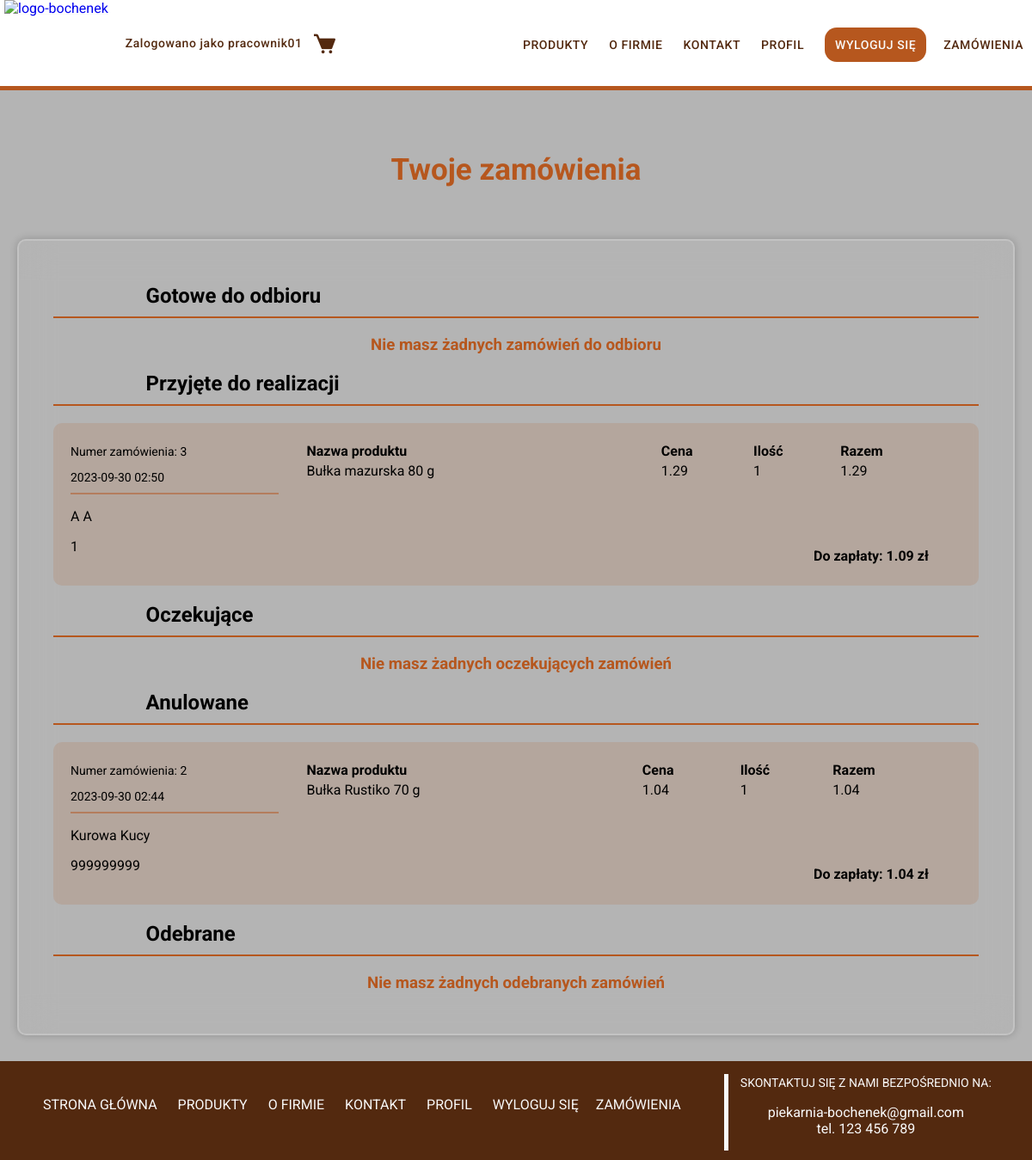
Page /profil.php (signed in) on the committed database.
### tables this page shows
CREATE TABLE `zamowienia` (
  `zamowienie_id` int(11) NOT NULL,
  `klient` int(11) NOT NULL,
  `data` datetime NOT NULL,
  `suma` decimal(10,2) NOT NULL,
  `status` int(1) NOT NULL,
  `odbior_id` int(11) NOT NULL
);

CREATE TABLE `dane_odbioru` (
  `dane_id` int(11) NOT NULL,
  `imie` varchar(50) NOT NULL,
  `nazwisko` varchar(50) NOT NULL,
  `nr_tel` varchar(9) NOT NULL
);

CREATE TABLE `do_zamowienia` (
  `zamowienie_id` int(11) NOT NULL,
  `produkt_id` int(11) NOT NULL,
  `ilosc` int(2) NOT NULL
);

CREATE TABLE `produkty` (
  `produkt_id` int(11) NOT NULL,
  `nazwa_produktu` varchar(50) NOT NULL,
  `opis_produktu` varchar(1000) NOT NULL,
  `skladniki` varchar(500) NOT NULL,
  `dodatkowe_info` varchar(200) NOT NULL,
  `cena` decimal(10,2) NOT NULL,
  `file_name` varchar(100) NOT NULL,
  `kategoria` int(11) NOT NULL,
  `widocznosc` int(1) NOT NULL DEFAULT 1
);

### profil.php (the view, shortened to what the rows shown need)
<!doctype html>
<html lang="pl">
<head>
    <link href='https://unpkg.com/boxicons@2.1.4/css/boxicons.min.css' rel='stylesheet'>
</head>
<body>
    <div class="box">
        <div class="wrapper">
            <h1>Twoje zamówienia</h1>
            <div class="profil">
                <div class="section">
                    <h2>Gotowe do odbioru</h2>
                </div>
                <div class="section">
                    <h2>Przyjęte do realizacji</h2>
                    <?php
                        require_once 'db_connect.php';
                        $connect = mysqli_connect($db_host, $db_username, $db_password, $db_name);
                        if($connect->connect_errno!=0)
                        {
                            echo "Błąd: ".$connect->connect_errno."<br>".$connect->connect_error;
                        }
                        else
                        {
                            $username = $_SESSION['username'];
                            $query = "select user_id from users where username = '$username'";
                            if($result = @$connect->query($query))
                            {
                                $status_zamowienia = 2;
                                $row = mysqli_fetch_array($result, MYSQLI_ASSOC);
                                $userid = $row['user_id'];
                                $query = "SELECT zamowienie_id, klient, data, suma, odbior_id FROM zamowienia WHERE zamowienia.status=$status_zamowienia AND zamowienia.klient=$userid ORDER BY zamowienie_id DESC";
                                if($result = $connect->query($query))
                                {
                                    if ($result->num_rows > 0)
                                    {
                                        while($row = mysqli_fetch_array($result, MYSQLI_ASSOC))
                                        {
                                            $zamowienie_id = $row['zamowienie_id'];
								            $date = substr($row['data'],0,16);
								            $suma = $row['suma'];
                                            $odbior_id = $row['odbior_id'];
                                            $query = "SELECT imie, nazwisko, nr_tel FROM dane_odbioru WHERE dane_id = $odbior_id";
                                            if($result1 = @$connect->query($query))
                                            {
                                                $row = mysqli_fetch_array($result1, MYSQLI_ASSOC);
                                                $imie = $row['imie'];
                                                $nazwisko = $row['nazwisko'];
                                                $nr_tel = $row['nr_tel'];
                                                echo "
                                                    <div class=\"zamowienie\">
                                                        <div class=\"dane-zamawiajacego\">
                                                            <p class=\"nr-zamowienia\">Numer zamówienia: $zamowienie_id</p>
                                                            <p class=\"data-zamowienia\">$date</p>
                                                            <p class=\"z_wielkich\">$imie $nazwisko</p>
                                                            <p>$nr_tel</p>
                                                        </div>
                                                        <div class=\"produkty-zamowienia\">
                                                            <table>
                                                                <thead>
                                                                    <tr>
                                                                        <th>Nazwa produktu</th>
                                                                        <th>Cena</th>
                                                                        <th>Ilość</th>
                                                                        <th>Razem</th>
                                                                    </tr>
                                                                </thead>
                                                                <tbody>
                                                ";
                                                $query = "SELECT produkt_id, ilosc FROM do_zamowienia WHERE zamowienie_id = $zamowienie_id";
                                                if($result2 = $connect->query($query))
                                                {
                                                    while($row = mysqli_fetch_array($result2, MYSQLI_ASSOC))
                                                    {
                                                        $ilosc = $row['ilosc'];
                                                        $produkt_id = $row['produkt_id'];
                                                        $query = "SELECT nazwa_produktu, cena FROM produkty WHERE produkt_id = $produkt_id";
                                                        if($result3 = $connect->query($query))
                                                        {
                                                            $row = mysqli_fetch_array($result3, MYSQLI_ASSOC);
											                $nazwa = $row['nazwa_produktu'];
											                $cena = $row['cena'];
                                                            echo "
                                                                <tr>
                                                                    <td>$nazwa</td>
                                                                    <td>$cena</td>
                                                                    <td>$ilosc</td>
                                                                    <td>".($cena * $ilosc)."</td>
                                                                </tr>
                                                            ";
                                                        }
                                                    }
                                                }
                                                echo"
                                                        </tbody>
                                                    </table>
                                                    <div class=\"suma-zamowienia\">
                                                        <p><b>Do zapłaty: $suma zł</b></p>
                                                    </div>
                                                </div>
                                                ";
                                            }
                                            echo "</div>";
                                        }
                                    }
                                    else
                                    {
                                        echo "<h3>Nie masz żadnych przyjętych do realizacji zamówień</h3>";
                                    }
                                }
                            }
                        }
                    ?>
                </div>
                <div class="section">
                    <h2>Oczekujące</h2>
                </div>
                <div class="section">
                    <h2>Anulowane</h2>
                    <?php
                        require_once 'db_connect.php';
                        $connect = mysqli_connect($db_host, $db_username, $db_password, $db_name);
                        if($connect->connect_errno!=0)
                        {
                            echo "Błąd: ".$connect->connect_errno."<br>".$connect->connect_error;
                        }
                        else
                        {
                            $username = $_SESSION['username'];
                            $query = "select user_id from users where username = '$username'";
                            if($result = @$connect->query($query))
                            {
                                $status_zamowienia = 1;
                                $row = mysqli_fetch_array($result, MYSQLI_ASSOC);
                                $userid = $row['user_id'];
                                $query = "SELECT zamowienie_id, klient, data, suma, odbior_id FROM zamowienia WHERE zamowienia.status=$status_zamowienia AND zamowienia.klient=$userid ORDER BY zamowienie_id DESC";
                                if($result = $connect->query($query))
                                {
                                    if ($result->num_rows > 0)
                                    {
                                        while($row = mysqli_fetch_array($result, MYSQLI_ASSOC))
                                        {
                                            $zamowienie_id = $row['zamowienie_id'];
								            $date = substr($row['data'],0,16);
								            $suma = $row['suma'];
                                            $odbior_id = $row['odbior_id'];
                                            $query = "SELECT imie, nazwisko, nr_tel FROM dane_odbioru WHERE dane_id = $odbior_id";
                                            if($result1 = @$connect->query($query))
                                            {
                                                $row = mysqli_fetch_array($result1, MYSQLI_ASSOC);
                                                $imie = $row['imie'];
                                                $nazwisko = $row['nazwisko'];
                                                $nr_tel = $row['nr_tel'];
                                                echo "
                                                    <div class=\"zamowienie\">
                                                        <div class=\"dane-zamawiajacego\">
                                                            <p class=\"nr-zamowienia\">Numer zamówienia: $zamowienie_id</p>
                                                            <p class=\"data-zamowienia\">$date</p>
                                                            <p class=\"z_wielkich\">$imie $nazwisko</p>
                                                            <p>$nr_tel</p>
                                                        </div>
                                                        <div class=\"produkty-zamowienia\">
                                                            <table>
                                                                <thead>
                                                                    <tr>
                                                                        <th>Nazwa produktu</th>
                                                                        <th>Cena</th>
                                                                        <th>Ilość</th>
                                                                        <th>Razem</th>
                                                                    </tr>
                                                                </thead>
                                                                <tbody>
                                                ";
                                                $query = "SELECT produkt_id, ilosc FROM do_zamowienia WHERE zamowienie_id = $zamowienie_id";
                                                if($result2 = $connect->query($query))
                                                {
                                                    while($row = mysqli_fetch_array($result2, MYSQLI_ASSOC))
                                                    {
                                                        $ilosc = $row['ilosc'];
                                                        $produkt_id = $row['produkt_id'];
                                                        $query = "SELECT nazwa_produktu, cena FROM produkty WHERE produkt_id = $produkt_id";
                                                        if($result3 = $connect->query($query))
                                                        {
                                                            $row = mysqli_fetch_array($result3, MYSQLI_ASSOC);
											                $nazwa = $row['nazwa_produktu'];
											                $cena = $row['cena'];
                                                            echo "
                                                                <tr>
                                                                    <td>$nazwa</td>
                                                                    <td>$cena</td>
                                                                    <td>$ilosc</td>
                                                                    <td>".($cena * $ilosc)."</td>
                                                                </tr>
                                                            ";
                                                        }
                                                    }
                                                }
                                                echo"
                                                        </tbody>
                                                    </table>
                                                    <div class=\"suma-zamowienia\">
                                                        <p><b>Do zapłaty: $suma zł</b></p>
                                                    </div>
                                                </div>
                                                ";
                                            }
                                            echo "</div>";
                                        }
                                    }
                                    else
                                    {
                                        echo "<h3>Nie masz żadnych anulowanych zamówień</h3>";
                                    }
                                }
                            }
                        }
                    ?>
                </div>
                <div class="section">
                    <h2>Odebrane</h2>
                </div>
            </div>
        </div>
    </div>
</body>
</html>

### rows in the picture
zamowienia: zamowienie_id "3", data "2023-09-30 02:50", odbior.imie "A", odbior.nazwisko "A", odbior.nr_tel "1", suma "1.09"
do_zamowienia: produkt.nazwa_produktu "Bułka mazurska 80 g", produkt.cena "1.29", ilosc "1", $cena*$ilosc "1.29"
zamowienia: zamowienie_id "2", data "2023-09-30 02:44", odbior.imie "Kurowa", odbior.nazwisko "Kucy", odbior.nr_tel "999999999", suma "1.04"
do_zamowienia: produkt.nazwa_produktu "Bułka Rustiko 70 g", produkt.cena "1.04", ilosc "1", $cena*$ilosc "1.04"

### other values in the picture
$_SESSION['username'] "pracownik01"
